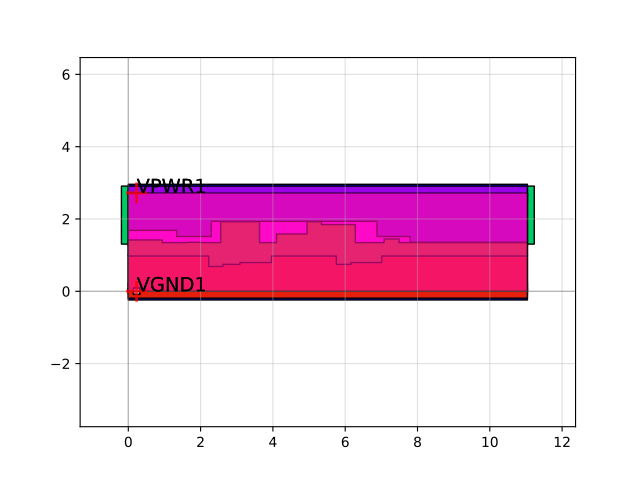

Source code (Python):
import sky130

c = sky130.components.sky130_fd_sc_hd__dfsbp_2()
c.plot()
